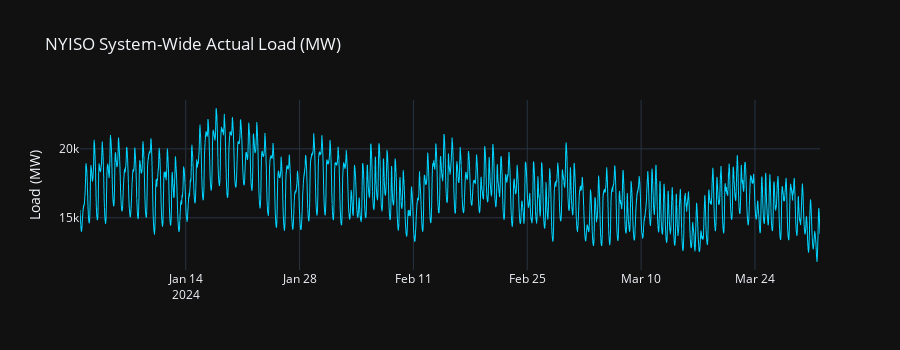

Notebook code for this chart:
### Markdown cell above
## 2. Load Analysis

### 2a. System-wide load over time

NYISO's total system load is the sum across all 11 zones. Let's look at the shape of demand across our date range.

### Code cell
# Aggregate to total system load per timestamp
df_system = (
    df_load
    .groupby('timestamp')['load_mw']
    .sum()
    .reset_index()
    .rename(columns={'load_mw': 'total_load_mw'})
)

fig = px.line(
    df_system,
    x='timestamp', y='total_load_mw',
    title='NYISO System-Wide Actual Load (MW)',
    labels={'total_load_mw': 'Load (MW)', 'timestamp': ''},
    template='plotly_dark'
)
fig.update_traces(line_color='#00d4ff', line_width=1)
fig.update_layout(height=350)
fig.show()

### Figure 1 — Plotly figure (JSON) as saved in the notebook; plotly's stock layout.template omitted (floating-point values rounded to 4 significant figures; data arrays with more than 128 entries replaced by an {"elided": "..."} marker saying what was removed)
{"data": [{"hovertemplate": "=%{x}<br>Load (MW)=%{y}<extra></extra>", "legendgroup": "", "line": {"color": "#00d4ff", "dash": "solid", "width": 1}, "marker": {"symbol": "circle"}, "mode": "lines", "name": "", "showlegend": false, "type": "scattergl", "x": {"elided": "26652 str values"}, "xaxis": "x", "y": {"elided": "26652 float values"}, "yaxis": "y"}], "layout": {"height": 350, "legend": {"tracegroupgap": 0}, "title": {"text": "NYISO System-Wide Actual Load (MW)"}, "xaxis": {"anchor": "y", "domain": [0, 1], "title": {"text": ""}}, "yaxis": {"anchor": "x", "domain": [0, 1], "title": {"text": "Load (MW)"}}}}
